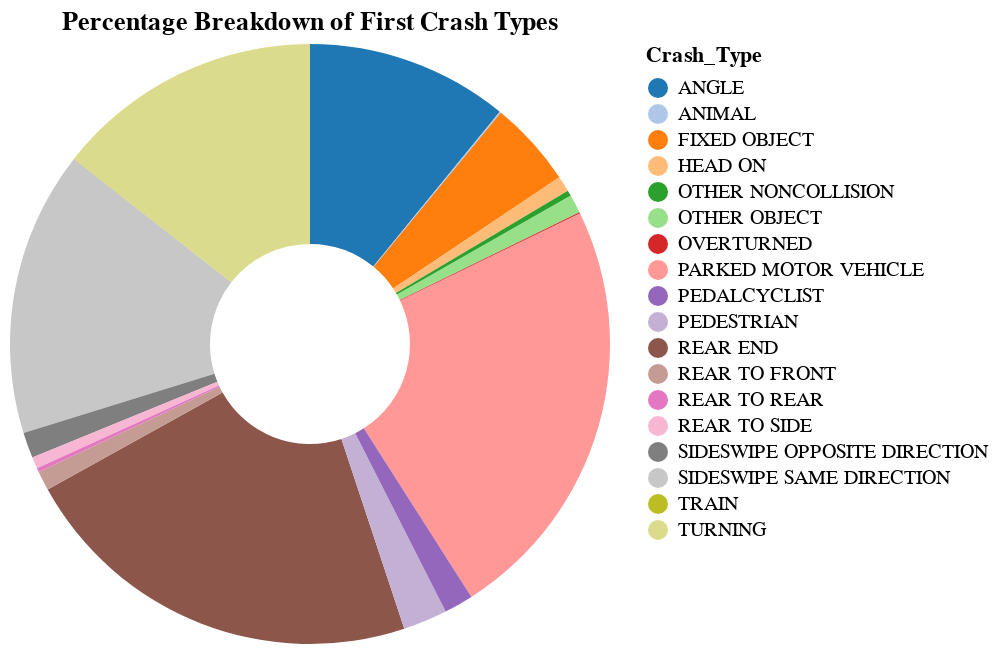

The notebook cell saved with this chart:
### Markdown cell above
# Exploring the percentage breakdown of the Traffic Crash Dataset based on the Crash Type Column

### Code cell
import pandas as pd
import altair as alt


# Read in the dataset
df = pd.read_csv('Traffic_Crash_Data.csv')

# Display the length of the dataset
print("Dataset length: " , len(df))

# Create a dataframe for pedestrian crashes only
pedestrian_df = df[df['FIRST_CRASH_TYPE'] == 'PEDESTRIAN']

# Print the length of the pedestrian dataframe
print("Pedestrian dataset length: " , len(pedestrian_df))

# Create a dataframe for pedalcyclist crashes only
pedalcyclist_df = df[df['FIRST_CRASH_TYPE'] == 'PEDALCYCLIST']

# Print the length of the pedalcyclist dataframe
print("Pedalcyclist dataset length: " , len(pedalcyclist_df))

# Identify the types of crashes that involve pedestrains based on the category breakdown and creating a new dataframe
pedestrain_involved_crashes = df[df['FIRST_CRASH_TYPE'].isin(['PEDESTRIAN', 'PEDALCYCLIST'])]

# Print the length of the pedestrian involved crashes dataframe and percentage 
print("Pedestrian involved crashes dataset length: " , len(pedestrain_involved_crashes))
print("Percentage of pedestrian involved crashes: " , len(pedestrain_involved_crashes) / len(df) * 100)

# Count each crash type and calculate percentage
crash_type_percentage_breakdown = df['FIRST_CRASH_TYPE'].value_counts(normalize=True) * 100

# Print results in a coincise format
for crash_type, percentage in crash_type_percentage_breakdown.items():
    print(f"{crash_type}: {percentage:.2f}%")

# Create a Dataframe from the crash type percentage breadkdown
data = pd.DataFrame(list(crash_type_percentage_breakdown.items()), columns=['Crash_Type', 'Percentage'])

# Create a pie chart using Altair
chart = alt.Chart(data).mark_arc(innerRadius=50).encode(
    theta=alt.Theta(field="Percentage", type="quantitative"), # Set the encodings to the percentage
    color=alt.Color(field="Crash_Type", type="nominal", scale=alt.Scale(scheme='category20')), # Set the color scheme 
    tooltip=[alt.Tooltip("Crash_Type:N"), alt.Tooltip("Percentage:Q", format=".2f")]  # Round percentage to 2 decimal places when hovering 
).properties(
    title="Percentage Breakdown of First Crash Types" # Title of the chart
)

# Display the chart
chart.show()

### Figure 1 — Vega-Lite specification as saved in the notebook (floating-point values rounded to 4 significant figures)
{"config": {"view": {"continuousWidth": 300, "continuousHeight": 300}}, "data": {"name": "data-cd14f689f8c8e27fe4a32b183e9e4f9a"}, "mark": {"type": "arc", "innerRadius": 50}, "encoding": {"color": {"field": "Crash_Type", "scale": {"scheme": "category20"}, "type": "nominal"}, "theta": {"field": "Percentage", "type": "quantitative"}, "tooltip": [{"field": "Crash_Type", "type": "nominal"}, {"field": "Percentage", "format": ".2f", "type": "quantitative"}]}, "title": "Percentage Breakdown of First Crash Types", "$schema": "https://vega.github.io/schema/vega-lite/v5.20.1.json", "datasets": {"data-cd14f689f8c8e27fe4a32b183e9e4f9a": [{"Crash_Type": "PARKED MOTOR VEHICLE", "Percentage": 23.14}, {"Crash_Type": "REAR END", "Percentage": 22.03}, {"Crash_Type": "SIDESWIPE SAME DIRECTION", "Percentage": 15.37}, {"Crash_Type": "TURNING", "Percentage": 14.42}, {"Crash_Type": "ANGLE", "Percentage": 10.9}, {"Crash_Type": "FIXED OBJECT", "Percentage": 4.643}, {"Crash_Type": "PEDESTRIAN", "Percentage": 2.382}, {"Crash_Type": "PEDALCYCLIST", "Percentage": 1.57}, {"Crash_Type": "SIDESWIPE OPPOSITE DIRECTION", "Percentage": 1.385}, {"Crash_Type": "REAR TO FRONT", "Percentage": 1.046}, {"Crash_Type": "OTHER OBJECT", "Percentage": 0.996}, {"Crash_Type": "HEAD ON", "Percentage": 0.8472}, {"Crash_Type": "REAR TO SIDE", "Percentage": 0.6218}, {"Crash_Type": "OTHER NONCOLLISION", "Percentage": 0.3008}, {"Crash_Type": "REAR TO REAR", "Percentage": 0.2158}, {"Crash_Type": "ANIMAL", "Percentage": 0.07324}, {"Crash_Type": "OVERTURNED", "Percentage": 0.06012}, {"Crash_Type": "TRAIN", "Percentage": 0.005377}]}}
